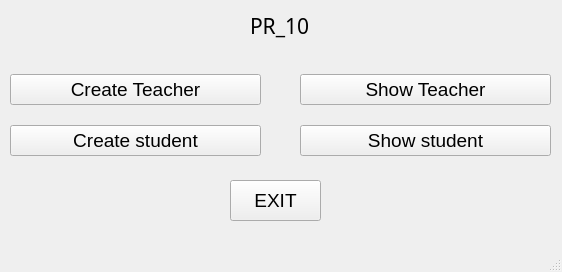
<?xml version="1.0" encoding="UTF-8"?>
<ui version="4.0">
 <class>MainWindow</class>
 <widget class="QMainWindow" name="MainWindow">
  <property name="geometry">
   <rect>
    <x>0</x>
    <y>0</y>
    <width>562</width>
    <height>272</height>
   </rect>
  </property>
  <property name="windowTitle">
   <string>MainWindow</string>
  </property>
  <property name="styleSheet">
   <string notr="true"/>
  </property>
  <widget class="QWidget" name="centralwidget">
   <widget class="QLabel" name="label">
    <property name="geometry">
     <rect>
      <x>250</x>
      <y>0</y>
      <width>71</width>
      <height>51</height>
     </rect>
    </property>
    <property name="font">
     <font>
      <family>Eras Demi ITC</family>
      <pointsize>16</pointsize>
     </font>
    </property>
    <property name="styleSheet">
     <string notr="true"/>
    </property>
    <property name="text">
     <string>PR_10</string>
    </property>
   </widget>
   <widget class="QPushButton" name="exitButton">
    <property name="geometry">
     <rect>
      <x>230</x>
      <y>180</y>
      <width>91</width>
      <height>41</height>
     </rect>
    </property>
    <property name="font">
     <font>
      <family>Arial</family>
      <pointsize>14</pointsize>
     </font>
    </property>
    <property name="styleSheet">
     <string notr="true"/>
    </property>
    <property name="text">
     <string>EXIT</string>
    </property>
   </widget>
   <widget class="QWidget" name="verticalLayoutWidget">
    <property name="geometry">
     <rect>
      <x>10</x>
      <y>60</y>
      <width>251</width>
      <height>111</height>
     </rect>
    </property>
    <property name="styleSheet">
     <string/>
    </property>
    <layout class="QVBoxLayout" name="verticalLayout">
     <item>
      <widget class="QPushButton" name="createTeacherButton">
       <property name="font">
        <font>
         <family>Arial</family>
         <pointsize>14</pointsize>
        </font>
       </property>
       <property name="styleSheet">
        <string notr="true"/>
       </property>
       <property name="text">
        <string>Create Teacher</string>
       </property>
      </widget>
     </item>
     <item>
      <widget class="QPushButton" name="createStudentButton">
       <property name="font">
        <font>
         <family>Arial</family>
         <pointsize>14</pointsize>
        </font>
       </property>
       <property name="styleSheet">
        <string notr="true"/>
       </property>
       <property name="text">
        <string>Create student</string>
       </property>
      </widget>
     </item>
    </layout>
   </widget>
   <widget class="QWidget" name="verticalLayoutWidget_2">
    <property name="geometry">
     <rect>
      <x>300</x>
      <y>60</y>
      <width>251</width>
      <height>111</height>
     </rect>
    </property>
    <layout class="QVBoxLayout" name="verticalLayout_2">
     <item>
      <widget class="QPushButton" name="showTeacherButton">
       <property name="font">
        <font>
         <family>Arial</family>
         <pointsize>14</pointsize>
        </font>
       </property>
       <property name="styleSheet">
        <string notr="true"/>
       </property>
       <property name="text">
        <string>Show Teacher</string>
       </property>
      </widget>
     </item>
     <item>
      <widget class="QPushButton" name="showStudentButton">
       <property name="font">
        <font>
         <family>Arial</family>
         <pointsize>14</pointsize>
        </font>
       </property>
       <property name="styleSheet">
        <string notr="true"/>
       </property>
       <property name="text">
        <string>Show student</string>
       </property>
      </widget>
     </item>
    </layout>
   </widget>
  </widget>
  <widget class="QMenuBar" name="menubar">
   <property name="geometry">
    <rect>
     <x>0</x>
     <y>0</y>
     <width>562</width>
     <height>21</height>
    </rect>
   </property>
  </widget>
  <widget class="QStatusBar" name="statusbar"/>
 </widget>
 <resources/>
 <connections/>
</ui>
